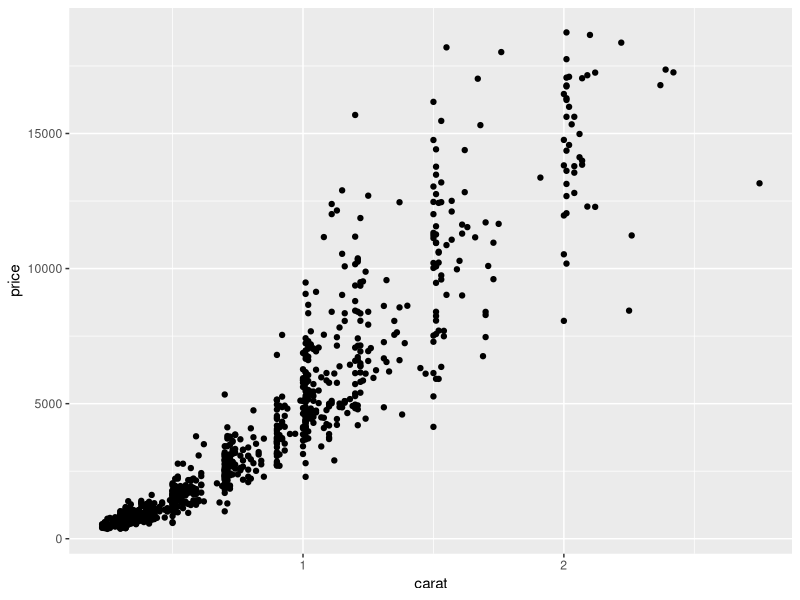
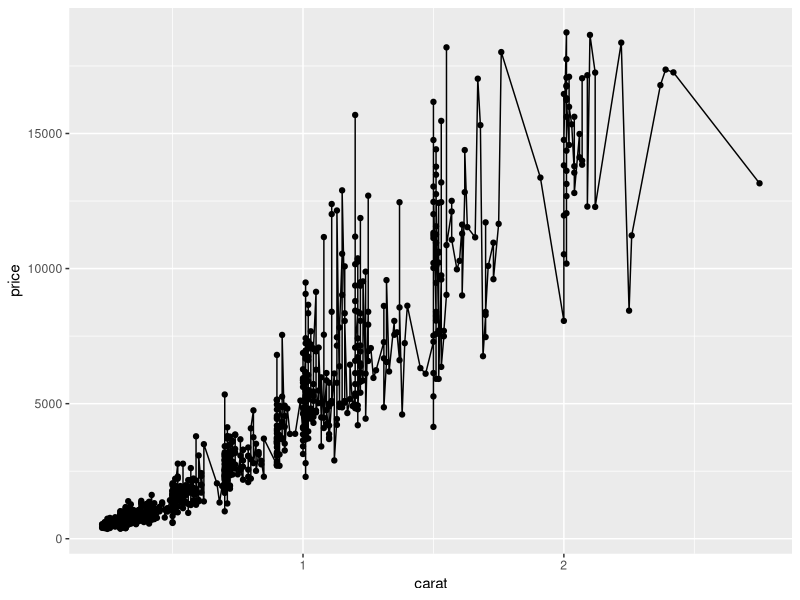
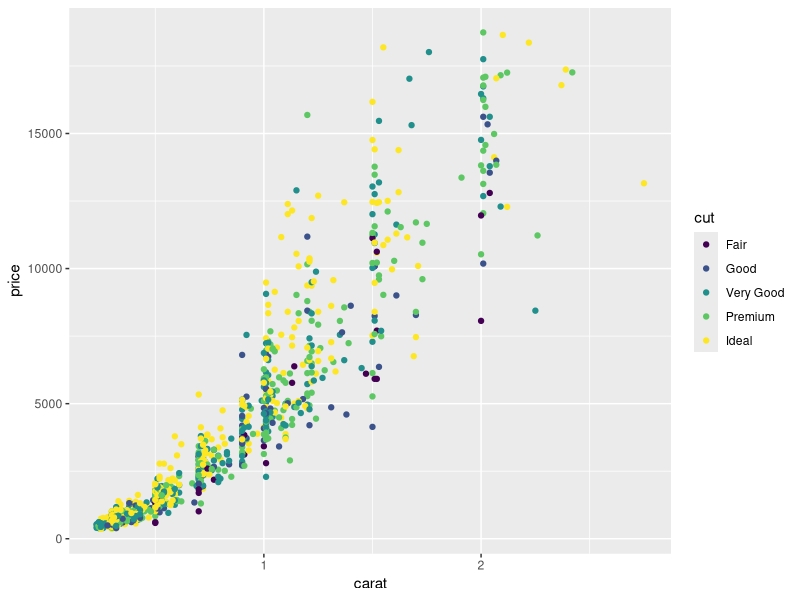
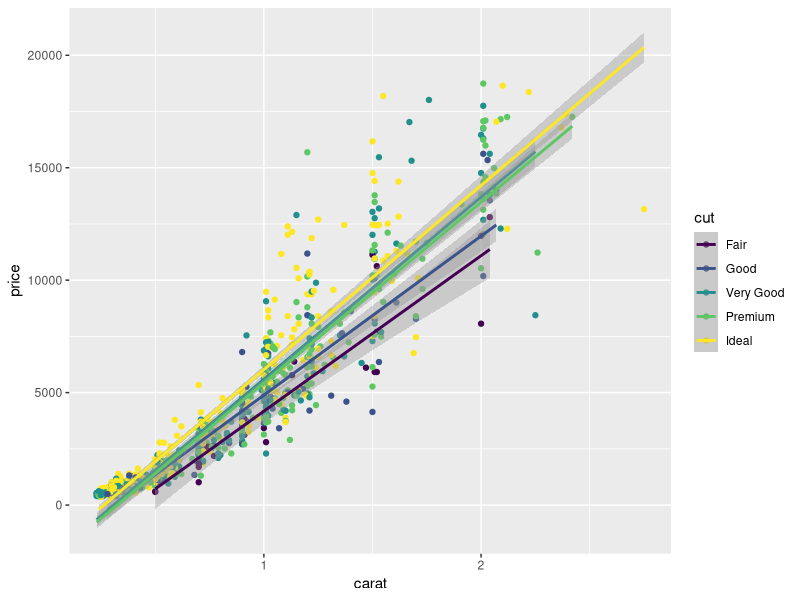

Generate these figures, in order, with R: (Note: this script raises an error after producing the figures.)
# Load the diamonds dataset
library(ggplot2)

# Make a smaller dataset (diamonds has like 100,000 examples)
d_sml = diamonds[sample(nrow(diamonds), 1000), ]

# A ggplot is just an object connected to a plot
g = ggplot()

# What you actually do with a ggplot object is add layers to it, for example:
# g + geom_point()
# or:
# ggplot() +
#   geom_point()

# Notice that that code gives an error, this is because ggplot and its layers use
# "aesthetics" to determine what you plot in each layer.
# Aesthetics and datasets, which you pass to ggplot like this:

# ggplot(data=DATASET, aes(AESTHETICS))

# Are inherited, so if I add a geometry layer, 
# ggplot(data=DATASET, aes(AESTHETICS)) +
#   geom_point()
# That layer will "inhereit" the aesthetics from the lower layer. You can still
# override what you set lower down, or set up a new dataset.

# Let's look at an example
ggplot(data=d_sml) +
  geom_point(aes(carat,price))

# geom_point plots your data as points, so you get a scatterplot. You could also use 
# geom_line, geom_box, etc...

ggplot(data=d_sml) +
  geom_point(aes(carat,price)) +
  geom_line(aes(carat,price))

# Line doesn't really make sense here so we won't use that again. But what if we want
# to break down our dataset by the "cut" of the diamonds? We might use color to do that.
# Note that for some geometries the color is only the outline of the shape, so you 
# have to use fill= instead of color= (or both fill and color to get consistency)

ggplot(data=d_sml) +
  geom_point(aes(carat,price,color=cut))

# Maybe we also want to know what the linear model, which we tested separately, outputs

ggplot(data=d_sml,aes(carat,price,color=cut)) +
  geom_point() +
  geom_smooth(method="lm")

# Note that each additional piece we add is "layered" on top of the previous ones.
# In theory, you can add any number of layers and ggplot will continue re-sizing and
# re-shaping the plot to accomodate them.
# Here's how to add a title

ggplot(data=d_sml,aes(carat,price)) +
  geom_point(aes(color=cut)) +
  geom_smooth(method="lm",color="black") +
  ggtitle("Carat vs. Price") +
  labels(title="Carat")

# More generally you want to us e

ggplot(data=d_sml,aes(carat,price)) +
  geom_point(aes(color=cut)) +
  geom_smooth(method="lm",color="black") +
  facet_grid(.~cut) +
  ggtitle("Carat vs. Price") +
  labels(title="c")

ggplot(data=d_sml,aes(carat,price,color=cut)) +
  geom_point() +
  geom_smooth(method="lm")
  
cors = ddply(data,c("Type"),summarise, cor=round(cor(Pasthapp,Futurehapp),2), p=round(cor.test(Pasthapp,Futurehapp)$p.value,2))

library(plyr)
A = ddply(d_sml,c("cut"),summarise,mu=mean(price))


ggplot(data=d_sml,aes(carat,price,color=cut)) +
  geom_point() +
  geom_smooth(method="lm") +
  geom_jitter(position=position_jitter(width=3,height=3)) +
  geom_text(data=A,aes(label=round(A$mu,2),x=1,y=20000)) +
  facet_grid(.~cut)


